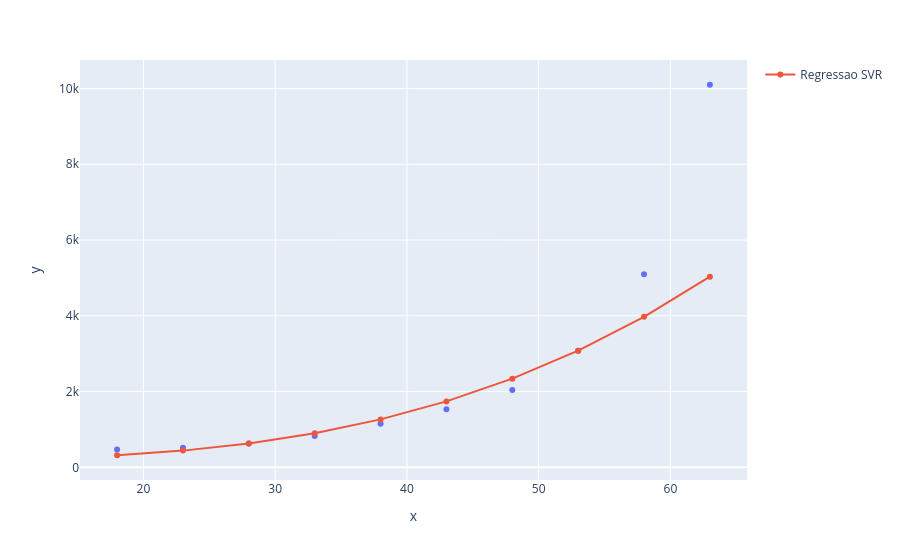

This figure's notebook cell:
### Code cell
grafico = px.scatter(x = x_plano.ravel(), y = y_plano)
grafico.add_scatter(x = x_plano.ravel(), y = regressor_svr_poly.predict(x_plano), name = 'Regressao SVR')
grafico.show()

### Figure 1 — Plotly figure (JSON) as saved in the notebook; plotly's stock layout.template omitted (floating-point values rounded to 4 significant figures)
{"data": [{"hovertemplate": "x=%{x}<br>y=%{y}<extra></extra>", "legendgroup": "", "marker": {"color": "#636efa", "symbol": "circle"}, "mode": "markers", "name": "", "orientation": "v", "showlegend": false, "type": "scatter", "x": [18, 23, 28, 33, 38, 43, 48, 53, 58, 63], "xaxis": "x", "y": [470, 520, 630, 830, 1150, 1530, 2040, 3080, 5100, 10100], "yaxis": "y"}, {"name": "Regressao SVR", "type": "scatter", "x": [18, 23, 28, 33, 38, 43, 48, 53, 58, 63], "y": [318.7, 441.0, 629.9, 899.9, 1265.0, 1741.0, 2341.0, 3080.0, 3973.0, 5033.0]}], "layout": {"legend": {"tracegroupgap": 0}, "margin": {"t": 60}, "xaxis": {"anchor": "y", "domain": [0, 1], "title": {"text": "x"}}, "yaxis": {"anchor": "x", "domain": [0, 1], "title": {"text": "y"}}}}
